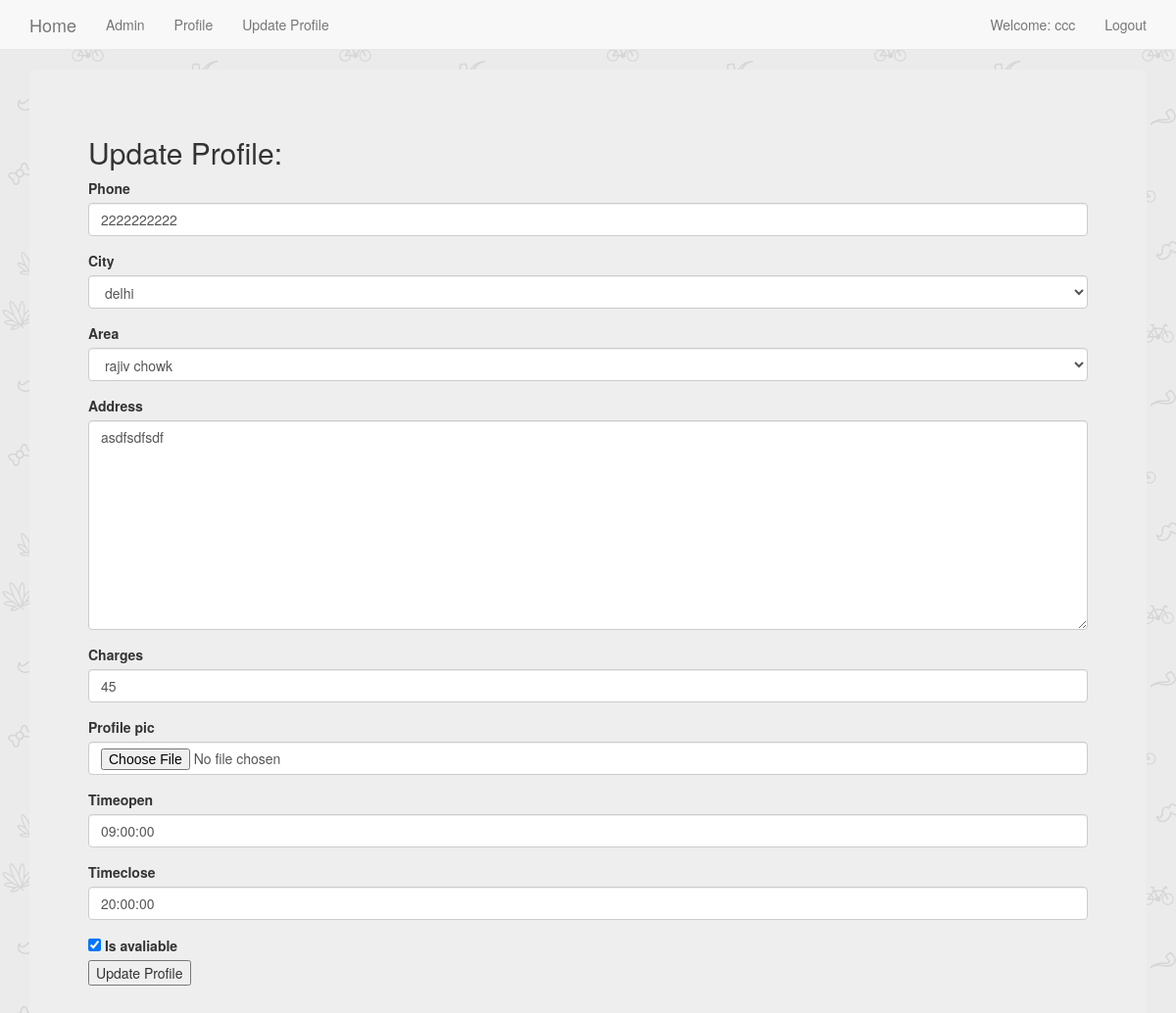
Page /plumber/updateprofile/ (signed in) on the earlier database version.
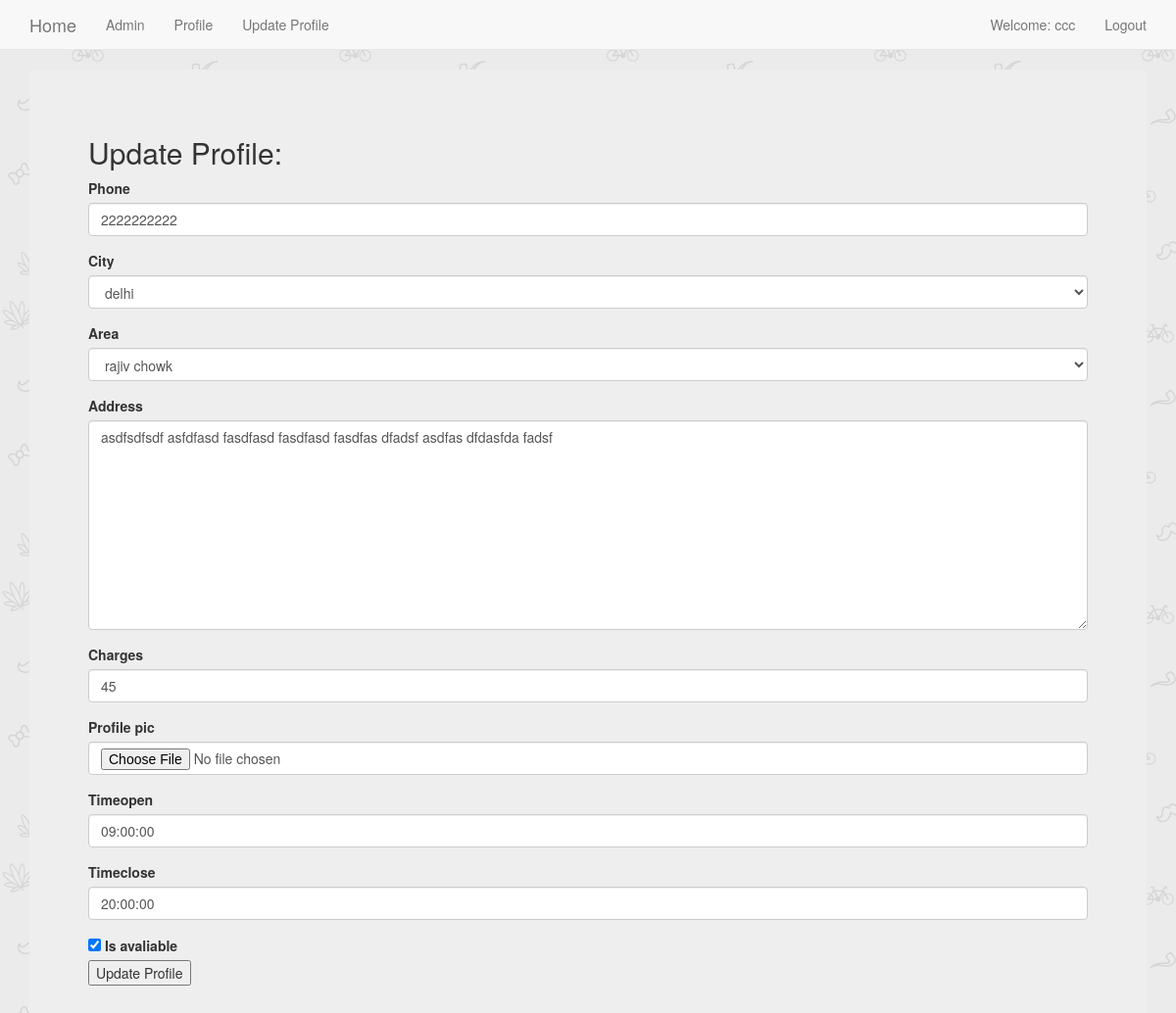
Same page on the later database version.
### plumber/models.py (models this page shows, shortened)
class PlumberProfile(models.Model):
    user = models.OneToOneField(User,on_delete=models.CASCADE,related_name = 'plumber')
    phone = models.BigIntegerField()
    city = models.ForeignKey(City, on_delete=models.SET_NULL, blank=False, null=True)
    area = models.ForeignKey(Area, on_delete=models.SET_NULL, blank=False, null=True)
    address = models.TextField(max_length=200, blank=False)
    charges = models.IntegerField()
    profile_pic = models.ImageField(upload_to='profile_pics',blank=True)
    timeopen = models.TimeField(auto_now=False,editable=True,default=datetime.time(hour=9))
    timeclose = models.TimeField(auto_now=False,editable=True,default=datetime.time(hour=20))
    is_avaliable = models.BooleanField(default=True)

### plumber/decorators.py (the view)
		def wrapper_func(request, *args, **kwargs):
			groups = [group.name for group in request.user.groups.all()]
			if len(set(groups)&set(allowed_roles))!=0:
				return view_func(request, *args, **kwargs)
			else:
				if redirect_to==None:
					return render(request,'unauthorised_access.html',{'message':'You are not authorized to view this page'})
				return redirect( groups[0]+':'+redirect_to )

### plumber/forms.py
class PlumberProfileForm(forms.ModelForm):
    phone = forms.CharField(validators=[isphonenumber],required = True)
    charges = forms.CharField(validators=[isamount],required = True)
    class Meta:
        model = PlumberProfile
        fields = ['phone','city','area','address','charges','profile_pic','timeopen','timeclose','is_avaliable']
    def __init__(self, *args, **kwargs):
        super().__init__(*args, **kwargs)
        self.fields['area'].queryset = Area.objects.none()
        if 'city' in self.data:
            try:
                city_id = int(self.data.get('city'))
                self.fields['area'].queryset = Area.objects.filter(city_id=city_id).order_by('name')
            except (ValueError, TypeError):
                pass  # invalid input from the client; ignore and fallback to empty City queryset
        elif self.instance.pk:
            self.fields['area'].queryset = self.instance.city.area_set.order_by('name')

### accounts/models.py (called while the page is built)
    def __str__(self):
        return self.name

    def __str__(self):
        return self.name

### plumber/templates/plumber/updateprofile.html (shortened to what this page needs)
{% extends 'base.html' %}
{% load static %}
{% load bootstrap3 %}
{% block body_block %}
<div class="jumbotron">
  <h2>
    {% if form.instance.pk %}
      Update Profile:
    {% else %}
      Create Complete Profile First:
    {% endif %}
  </h2>
    <form enctype="multipart/form-data" method="post" id ='plumberForm' data-areas-url="{% url 'ajax_load_cities' %}">
      {% bootstrap_form form %}
      <input type="submit"  value="Update Profile">
    </form>
</div>
{% endblock %}

Differences in the rows shown:
changed PlumberProfile "rajiv chowk": address "asdfsdfsdf" → "asdfsdfsdf asfdfasd fasdfasd fasdfasd fasdfas dfadsf asdfas dfdasfda fadsf"
